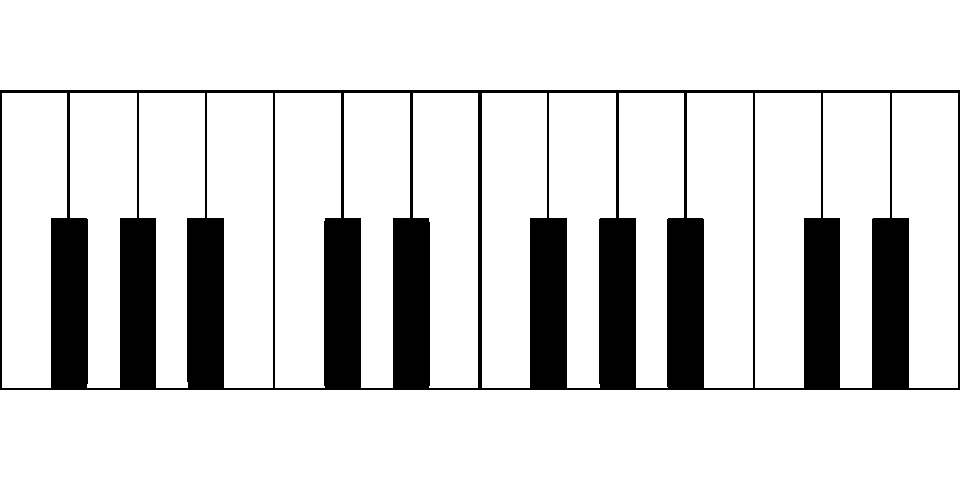
#> input picture templates/template_repainted.png, 960 x 480 px
$ python -i homography.py   (imports and definitions only)   (Python 2 division)
#> lines starting #> are read from the running program, lines starting #| are printed output that depends on the picture
#> further down, picture is the input picture: shape (480, 960, 3); min 0, max 255, mean 214.1
import cv2
import numpy as np
import sys

# [70 lines left out: functions transform_points, plot_homography, not called in this run]

def plot_homography_improved(frame,pts_list = []):
    hessian_threshold = 85
    orb = cv2.ORB_create()
    MIN_MATCH_COUNT = 10
    im_template = cv2.imread("../../templates/template_repainted.png")
    kp_template, des_template = orb.detectAndCompute(im_template,None)
#> kp_template = 378 keypoints; strongest (x, y, size): (271, 386, 31), (276, 386, 31), (751, 386, 31), (756, 386, 31)
    kp_frame, des_frame = orb.detectAndCompute(frame,None)
#> kp_frame has the same summary as kp_template
    bf = cv2.BFMatcher(cv2.NORM_HAMMING,crossCheck = True)
    matches = sorted(bf.match(des_template,des_frame),key = lambda x:x.distance)
#> matches = 349 matches
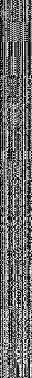
#> des_template: shape (378, 32); min 0, max 255, mean 107
    im3 = cv2.drawMatches(im_template,kp_template,frame,kp_frame,matches[:5],None,flags = 2)
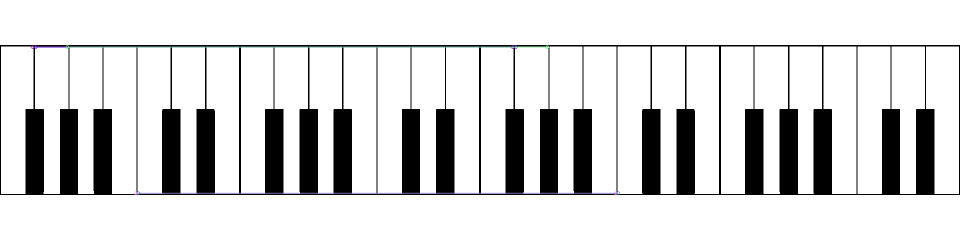
#> im3: shape (480, 1920, 3) (shown at 1/2 size); mean B, G, R 213.9, 213.8, 213.7
    im3 = cv2.resize(im3,(1024,512))
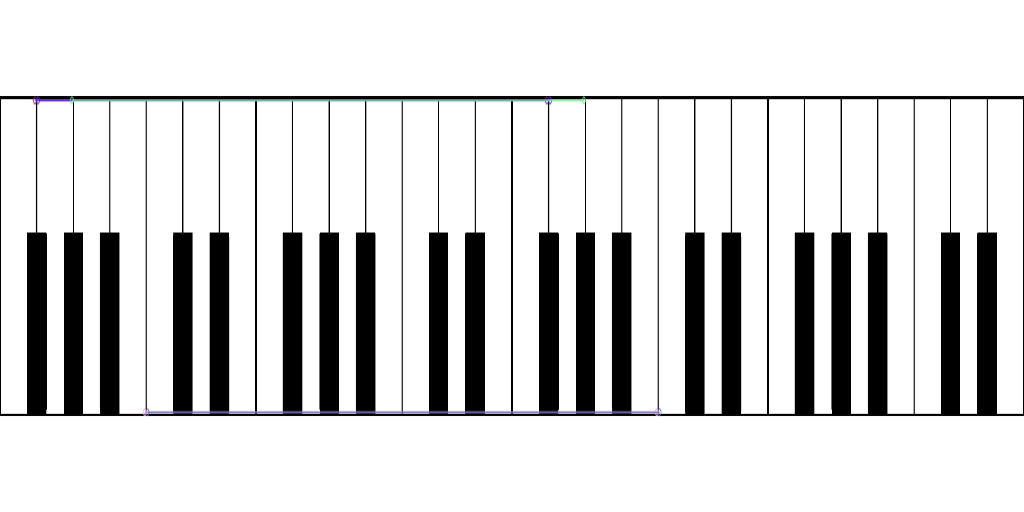
#> im3: shape (512, 1024, 3); mean B, G, R 214.3, 214.2, 214.1
    cv2.imshow("MATCHED",im3)
    cv2.waitKey(0)
    # [34 lines of commented-out code are left out]

# [29 lines not run here, left out]

>>> import cv2
>>> picture = cv2.imread('../../templates/template_repainted.png')
>>> result = plot_homography_improved(picture)
